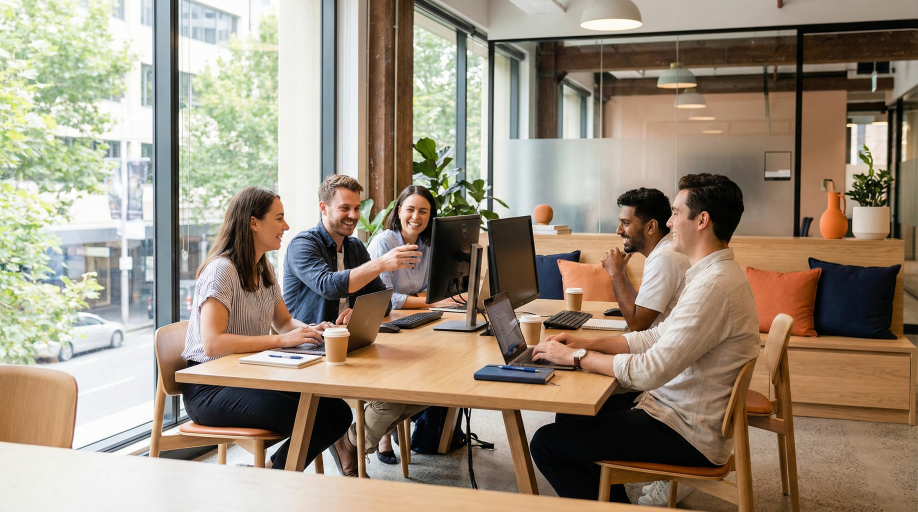
#> input picture AwesomateImages/1. About Hero.jpeg, 2752 x 1536 px (shown at 1/3 size)
$ python optimize_images.py
#> lines starting #> are read from the running program, lines starting #| are printed output that depends on the picture
"""
Image Optimizer for Awesomate.ai Web Images
Optimizes large images from AwesomateImages folder and places them in appropriate locations.
"""

import os
from pathlib import Path
from PIL import Image

# Configuration
INPUT_DIR = "AwesomateImages"
OUTPUT_DIR = "src/assets/images"

# Image specifications by type
IMAGE_SPECS = {
    # About page images
    "1. About Hero.jpeg": {
        "output": "about/about-hero.jpg",
        "max_width": 1200,
        "quality": 85,
        "description": "Team photo for About Hero section"
    },
    "2. About Alternative.jpeg": {
        "output": "about/about-alternative.jpg",
        "max_width": 1200,
        "quality": 85,
        "description": "Alternative about image"
    },
    "2. About Story.jpeg": {
        "output": "about/about-story.jpg",
        "max_width": 1000,
        "quality": 85,
        "description": "Story illustration for About Story section"
    },

    # Contact page image
    "3. Contact Info.jpg": {
        "output": "contact/contact-map.jpg",
        "max_width": 800,
        "quality": 85,
        "description": "Map illustration for Contact Info (already optimized)"
    },

    # Buddzee UI mockups (4a prefix)
    "4a. Campains.jpeg": {
        "output": "buddzee/use-case-campaigns.jpg",
        "max_width": 800,
        "quality": 85,
        "description": "Buddzee Campaigns UI mockup"
    },
    "4a. Client Dashboards.jpeg": {
        "output": "buddzee/use-case-dashboard.jpg",
        "max_width": 800,
        "quality": 85,
        "description": "Buddzee Client Dashboard UI mockup"
    },
    "4a. Custom App.jpeg": {
        "output": "buddzee/use-case-custom-app.jpg",
        "max_width": 800,
        "quality": 85,
        "description": "Buddzee Custom App UI mockup"
    },
    "4a. Sync Products.jpeg": {
        "output": "buddzee/use-case-sync.jpg",
        "max_width": 800,
        "quality": 85,
        "description": "Buddzee Sync Products UI mockup"
    },

    # Buddzee additional mockups (4c prefix)
    "4c. Automated Report.jpeg": {
        "output": "buddzee/use-case-report.jpg",
        "max_width": 800,
        "quality": 85,
        "description": "Buddzee Automated Report UI mockup"
    },
    "4c. Lookup Tool.jpeg": {
        "output": "buddzee/use-case-lookup.jpg",
        "max_width": 800,
        "quality": 85,
        "description": "Buddzee Lookup Tool UI mockup"
    },

    # Hero backgrounds (6 prefix)
    "6a. Home Hero Background.jpeg": {
        "output": "backgrounds/home-hero-bg.jpg",
        "max_width": 1920,
        "quality": 85,
        "description": "Background for Home Hero section"
    },
    "6c. Buddzee Dark Background.jpeg": {
        "output": "backgrounds/buddzee-hero-bg.jpg",
        "max_width": 1920,
        "quality": 85,
        "description": "Background for Buddzee Hero section"
    },
    "6d. Vibe Coding Background.jpeg": {
        "output": "backgrounds/vibe-hero-bg.jpg",
        "max_width": 1920,
        "quality": 85,
        "description": "Background for Vibe Coding Hero section"
    },
}

def ensure_output_dirs():
    """Create all necessary output directories."""
    dirs = set()
    for spec in IMAGE_SPECS.values():
        output_path = Path(OUTPUT_DIR) / spec["output"]
        dirs.add(output_path.parent)

    for dir_path in dirs:
        dir_path.mkdir(parents=True, exist_ok=True)
        print(f"✓ Directory ready: {dir_path}")

def get_file_size_mb(file_path):
    """Get file size in MB."""
    size_bytes = os.path.getsize(file_path)
    return size_bytes / (1024 * 1024)

def optimize_image(input_path, output_path, max_width, quality):
    """
    Optimize an image by resizing and compressing.

    Args:
        input_path: Path to input image
        output_path: Path to save optimized image
        max_width: Maximum width in pixels
        quality: JPEG quality (1-100)

    Returns:
        tuple: (original_size_mb, optimized_size_mb, reduction_percent)
    """
#> called with max_width = 1200, quality = 85
    # Get original size
    original_size = get_file_size_mb(input_path)

    # Open image
    img = Image.open(input_path)
#> img is the input picture: PIL image 2752x1536 RGB; mean R, G, B 155.1, 141.1, 123.2

    # Convert RGBA to RGB if necessary
    if img.mode == 'RGBA':
        # Create white background
        background = Image.new('RGB', img.size, (255, 255, 255))
        background.paste(img, mask=img.split()[3])  # Use alpha channel as mask
        img = background
    elif img.mode != 'RGB':
        img = img.convert('RGB')

    # Resize if needed
    if img.width > max_width:
        ratio = max_width / img.width
#> ratio = 0.436
        new_height = int(img.height * ratio)
#> new_height = 669
        img = img.resize((max_width, new_height), Image.Resampling.LANCZOS)
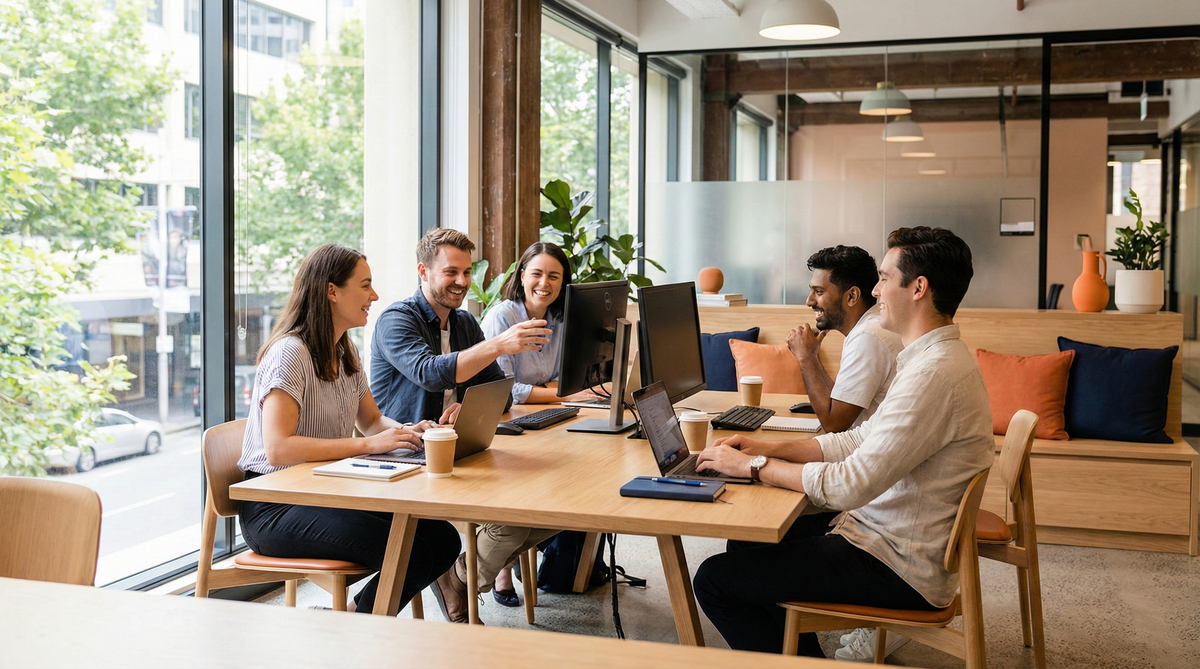
#> img: PIL image 1200x669 RGB; mean R, G, B 155.1, 141.1, 123.2

    # Save optimized image
    img.save(output_path, 'JPEG', quality=quality, optimize=True)

    # Get optimized size
    optimized_size = get_file_size_mb(output_path)
    reduction = ((original_size - optimized_size) / original_size) * 100

    return original_size, optimized_size, reduction

def main():
    """Main optimization process."""
    print("\n🎨 Awesomate.ai Image Optimizer")
    print("=" * 60)

    # Create output directories
    print("\n📁 Setting up output directories...")
    ensure_output_dirs()

    # Process each image
    print(f"\n📸 Processing {len(IMAGE_SPECS)} images...")
    print("=" * 60)

    total_original = 0
    total_optimized = 0
    success_count = 0

    for filename, spec in IMAGE_SPECS.items():
        input_path = Path(INPUT_DIR) / filename
        output_path = Path(OUTPUT_DIR) / spec["output"]

        if not input_path.exists():
            print(f"\n❌ {filename}")
            print(f"   File not found: {input_path}")
            continue

        print(f"\n📄 {filename}")
        print(f"   {spec['description']}")

        try:
            original_size, optimized_size, reduction = optimize_image(
                input_path,
                output_path,
                spec["max_width"],
                spec["quality"]
            )

            total_original += original_size
            total_optimized += optimized_size
            success_count += 1

            print(f"   Original:  {original_size:.2f} MB")
            print(f"   Optimized: {optimized_size:.2f} MB")
            print(f"   Reduction: {reduction:.1f}%")
            print(f"   Max width: {spec['max_width']}px")
            print(f"   Output:    {output_path}")
            print(f"   ✓ Success!")

        except Exception as e:
            print(f"   ❌ Error: {str(e)}")
#> pass 2 of the loop in main, `for filename, spec in IMAGE_SPECS.items():`:
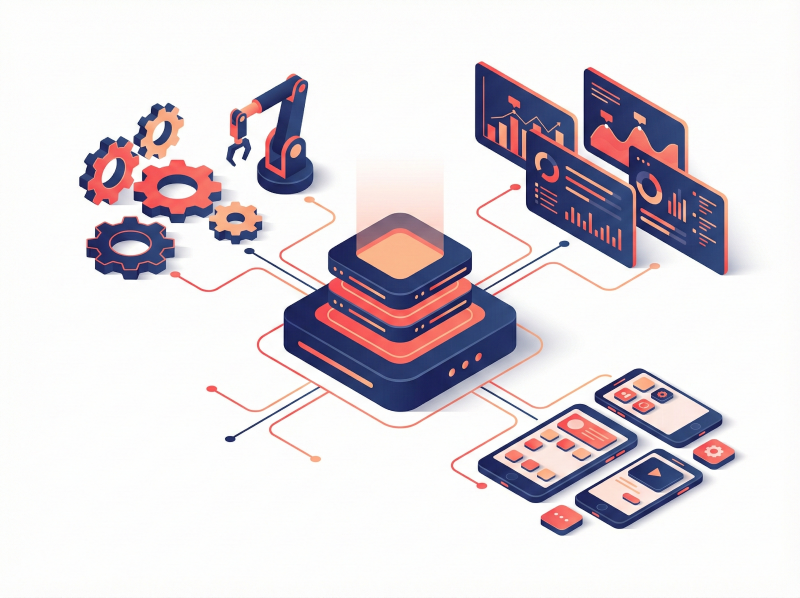
#> input picture AwesomateImages/2. About Alternative.jpeg, 2400 x 1792 px (shown at 1/3 size)
#> in optimize_image, img is the input picture: PIL image 2400x1792 RGB; mean R, G, B 222.9, 216.5, 221.6
#> in optimize_image (call 2), `img = img.resize((max_width, new_height), Image.Resampling.LANCZOS)`:
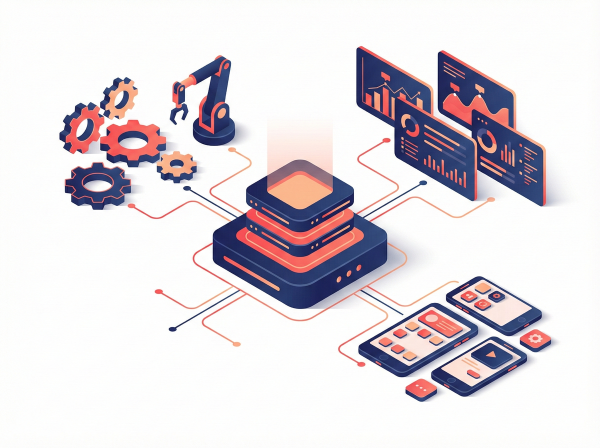
#> img: PIL image 1200x896 RGB (shown at 1/2 size); mean R, G, B 222.9, 216.5, 221.6
#> pass 3 of the loop in main, `for filename, spec in IMAGE_SPECS.items():`:
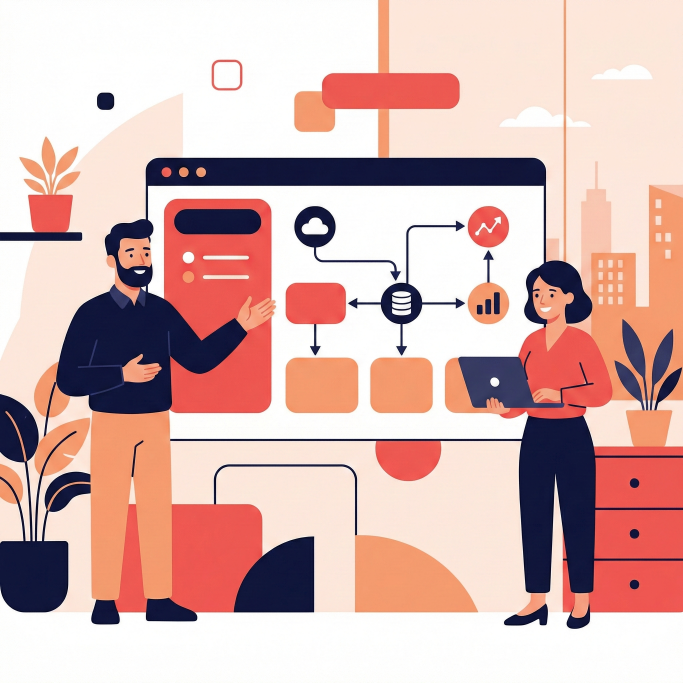
#> input picture AwesomateImages/2. About Story.jpeg, 2048 x 2048 px (shown at 1/3 size)
#> in optimize_image, img is the input picture: PIL image 2048x2048 RGB; mean R, G, B 214.6, 179.9, 175.7
#> in optimize_image (call 3), `img = img.resize((max_width, new_height), Image.Resampling.LANCZOS)`:
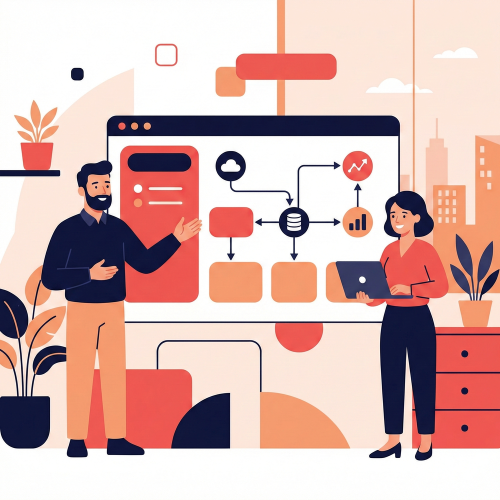
#> img: PIL image 1000x1000 RGB (shown at 1/2 size); mean R, G, B 214.5, 179.9, 175.7
#> the loop made 13 passes; the first 3 are shown

    # Summary
    print("\n" + "=" * 60)
    print("📊 SUMMARY")
    print("=" * 60)
    print(f"✅ Successfully optimized: {success_count}/{len(IMAGE_SPECS)} images")
    print(f"📦 Total original size:    {total_original:.2f} MB")
    print(f"📦 Total optimized size:   {total_optimized:.2f} MB")

    if total_original > 0:
        total_reduction = ((total_original - total_optimized) / total_original) * 100
        print(f"📉 Total size reduction:   {total_reduction:.1f}%")
        print(f"💾 Space saved:            {total_original - total_optimized:.2f} MB")

    print(f"\n📁 Output location: {OUTPUT_DIR}")

    print("\n💡 Next steps:")
    print("   1. Review optimized images in src/assets/images/")
    print("   2. Update component code to reference new image paths")
    print("   3. Upload images to hosting or commit to repository")
    print("   4. Test images in dev environment")

if __name__ == "__main__":
    try:
        from PIL import Image
    except ImportError:
        print("❌ Missing required dependency. Install with:")
        print("   pip install Pillow")
        exit(1)

    main()
